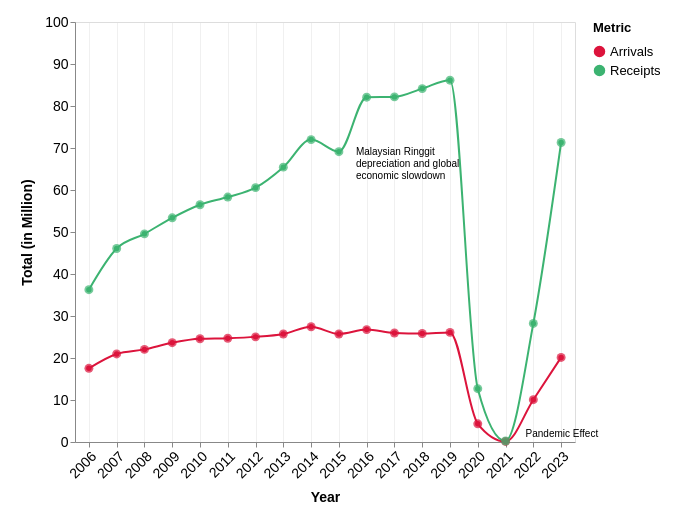

The specification (Vega-Lite) saved for this image:
### Vega-Lite specification from a JSON file in a GitHub repository (floating-point values rounded to 4 significant figures)
{"$schema": "https://vega.github.io/schema/vega-lite/v5.json", "width": 500, "height": 420, "data": {"values": [{"year": "2006", "Arrivals": 17.55, "Receipts": 36.27}, {"year": "2007", "Arrivals": 20.97, "Receipts": 46.07}, {"year": "2008", "Arrivals": 22.05, "Receipts": 49.56}, {"year": "2009", "Arrivals": 23.64, "Receipts": 53.37}, {"year": "2010", "Arrivals": 24.58, "Receipts": 56.49}, {"year": "2011", "Arrivals": 24.71, "Receipts": 58.32}, {"year": "2012", "Arrivals": 25.03, "Receipts": 60.56}, {"year": "2013", "Arrivals": 25.72, "Receipts": 65.44}, {"year": "2014", "Arrivals": 27.44, "Receipts": 72.0}, {"year": "2015", "Arrivals": 25.72, "Receipts": 69.12}, {"year": "2016", "Arrivals": 26.76, "Receipts": 82.1}, {"year": "2017", "Arrivals": 25.95, "Receipts": 82.17}, {"year": "2018", "Arrivals": 25.83, "Receipts": 84.14}, {"year": "2019", "Arrivals": 26.1, "Receipts": 86.14}, {"year": "2020", "Arrivals": 4.33, "Receipts": 12.69}, {"year": "2021", "Arrivals": 0.13, "Receipts": 0.24}, {"year": "2022", "Arrivals": 10.07, "Receipts": 28.23}, {"year": "2023", "Arrivals": 20.14, "Receipts": 71.31}]}, "transform": [{"fold": ["Arrivals", "Receipts"], "as": ["Metric", "Value"]}], "layer": [{"mark": {"type": "line", "point": true, "interpolate": "monotone", "tooltip": true}, "encoding": {"x": {"field": "year", "type": "ordinal", "title": "Year", "axis": {"labelAngle": -45, "titlePadding": 10, "labelFontSize": 14, "titleFontSize": 14, "grid": true, "gridOpacity": 0.45}}, "y": {"field": "Value", "type": "quantitative", "title": "Total (in Million)", "axis": {"titlePadding": 10, "labelFontSize": 14, "titleFontSize": 14, "grid": false}, "scale": {"domain": [0, 100]}}, "color": {"field": "Metric", "type": "nominal", "scale": {"domain": ["Arrivals", "Receipts"], "range": ["#DC143C", "#3CB371"]}, "legend": {"title": "Metric", "labelFontSize": 13, "titleFontSize": 13, "titlePadding": 10}}}}, {"mark": {"type": "point", "tooltip": true, "filled": true, "size": 80}, "encoding": {"x": {"field": "year", "type": "ordinal"}, "y": {"field": "Value", "type": "quantitative"}, "color": {"field": "Metric", "type": "nominal"}, "tooltip": [{"field": "year", "title": "Year"}, {"field": "Metric", "title": "Metric"}, {"field": "Value", "title": "Value", "format": ".2f"}]}}, {"mark": {"type": "text", "fontSize": 14, "lineHeight": 12, "fontStyle": "Helvetica Neue", "align": "left", "color": "#000", "dx": 17, "dy": -1}, "encoding": {"x": {"field": "year", "type": "ordinal", "title": "Year"}, "y": {"field": "Value", "type": "quantitative"}, "text": {"value": ["Malaysian Ringgit", "depreciation and global", "economic slowdown"]}}, "transform": [{"filter": {"field": "Value", "equal": 69.12}}]}, {"mark": {"type": "text", "fontSize": 14, "lineHeight": 12, "fontStyle": "Helvetica Neue", "align": "left", "color": "#000", "dx": 20, "dy": -7.5}, "encoding": {"x": {"field": "year", "type": "ordinal", "title": "Year"}, "y": {"field": "Value", "type": "quantitative"}, "text": {"value": ["Pandemic Effect"]}}, "transform": [{"filter": {"field": "Value", "equal": 0.24}}]}], "padding": {"top": 15, "left": 20, "right": 20}}
